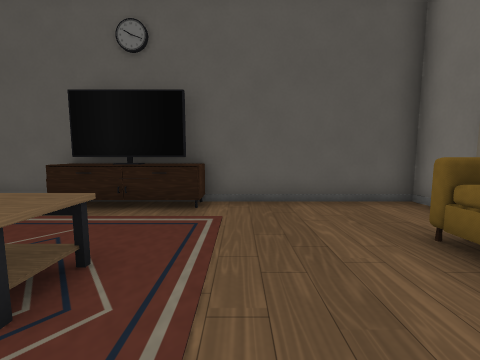
view 1 (above)

24 first-person views from a walk through a 3-D level made in the Unity game engine. The camera is 1.2 m above the floor, tilts 6° down and sees 90° across. Doors are open. The floor is counted in squares, 1 m on a side. Each view is taken from the middle of a square. On the plan, view 1 faces up. The plan holds only what a view shows up to about 12 squares ahead; the rest is blank. The player is left out. Some surface patterns are stand-ins.

view 2
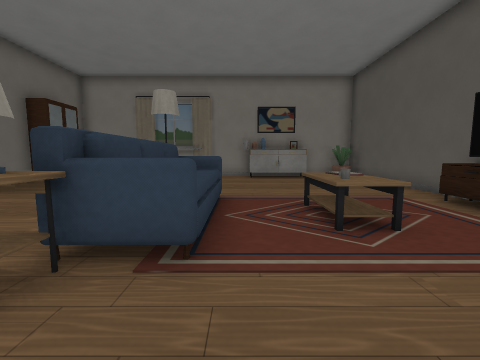

view 3
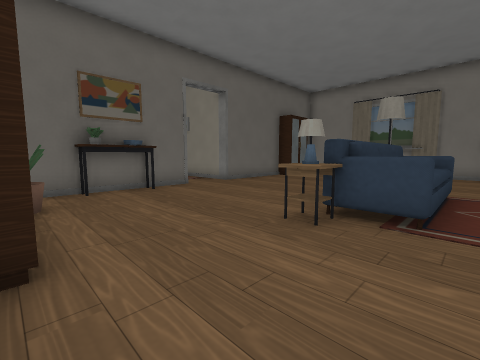

view 4
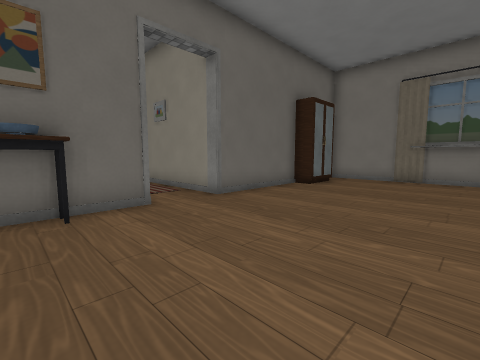

view 5
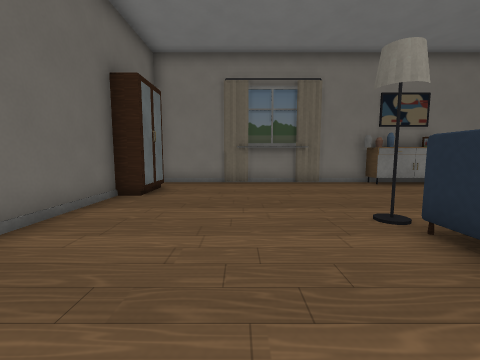

view 6
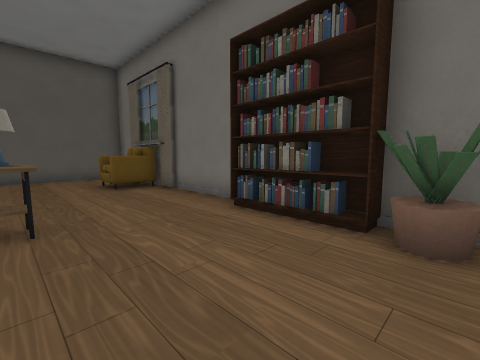

view 7
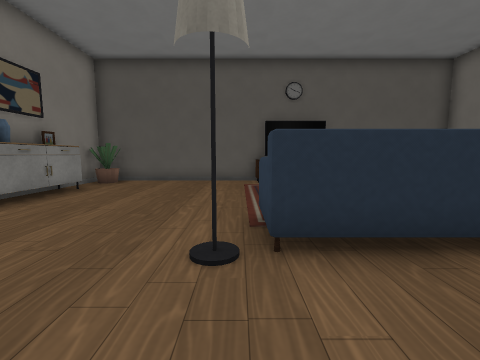

view 8
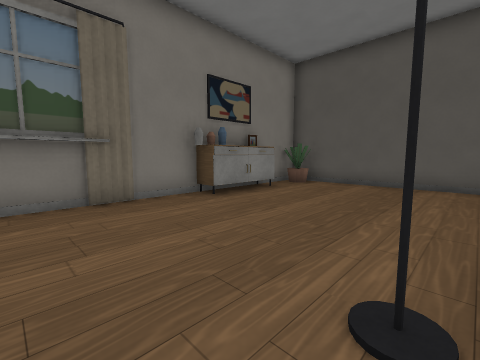

view 9
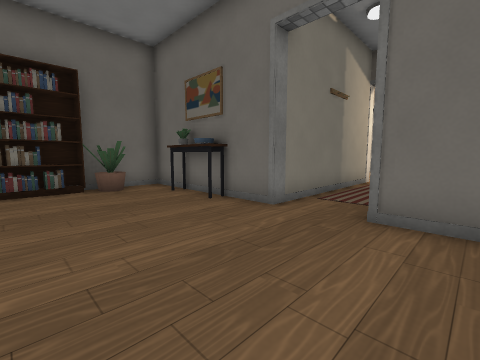

view 10
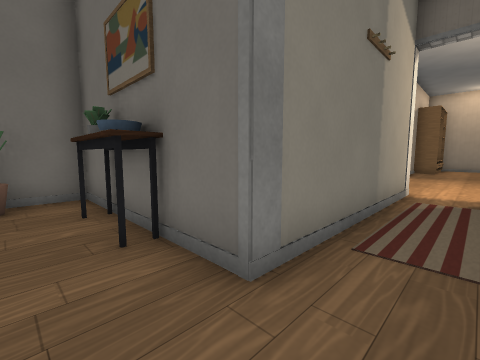

view 11
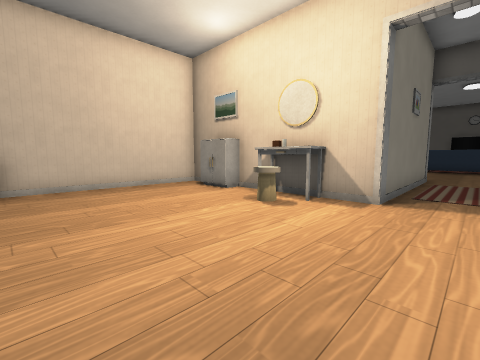

view 12
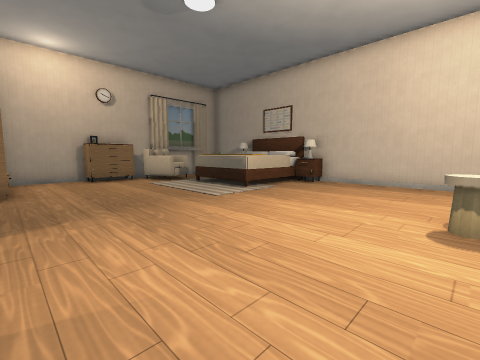

view 13
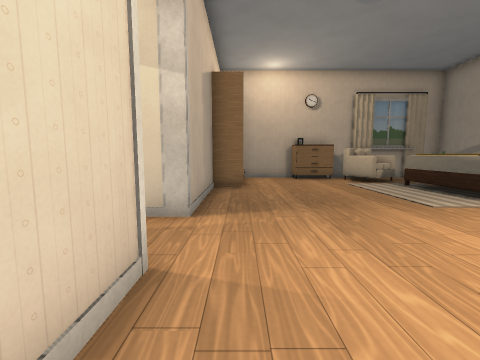

view 14
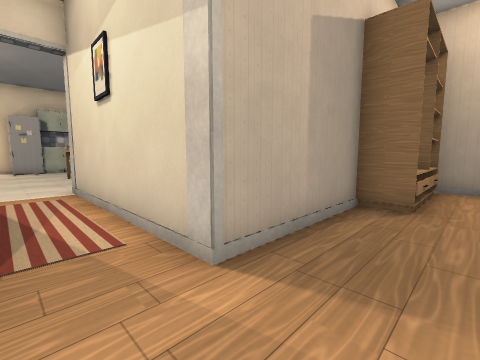

view 15
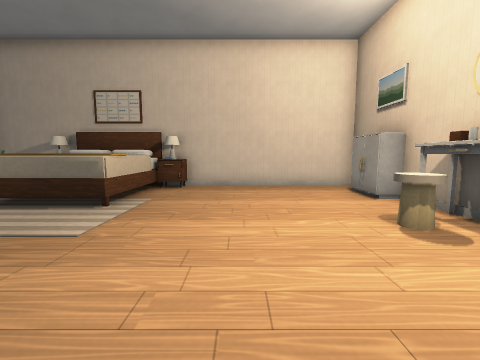

view 16
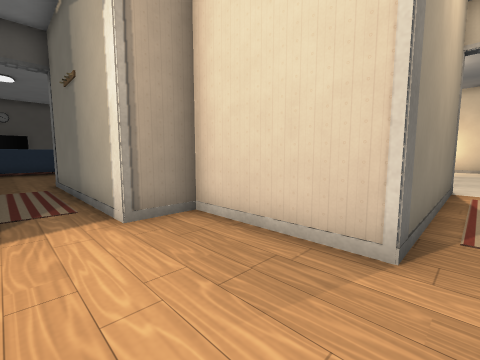

view 17
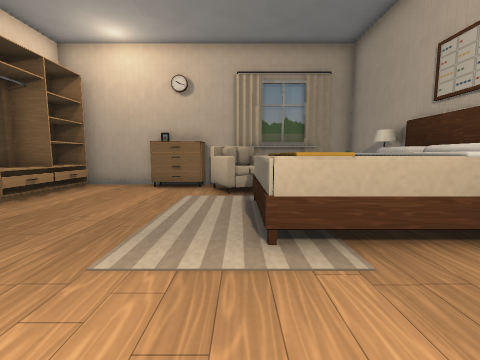

view 18
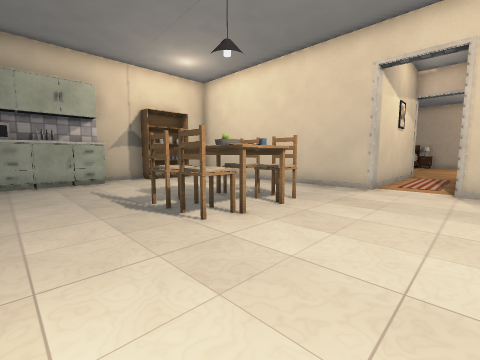

view 19
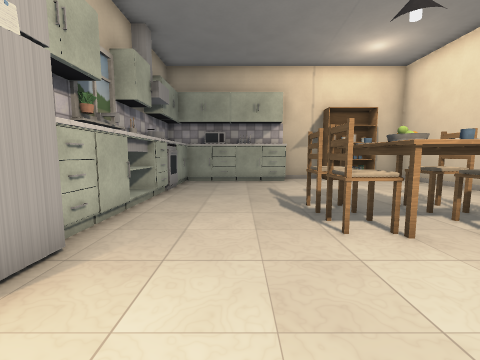

view 20
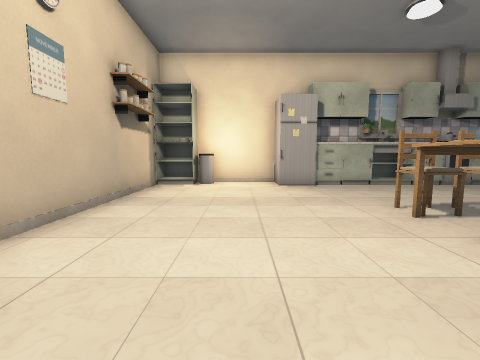

view 21
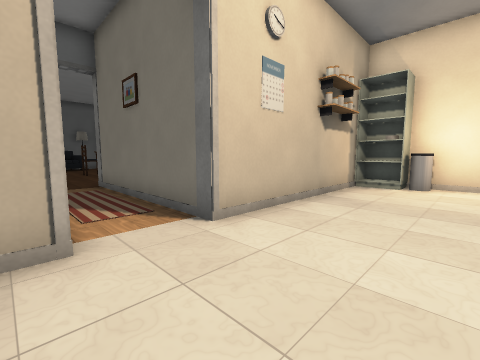

view 22
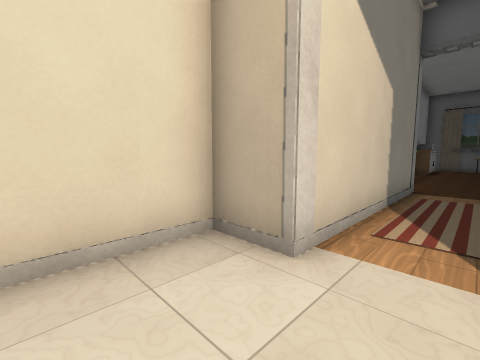

view 23
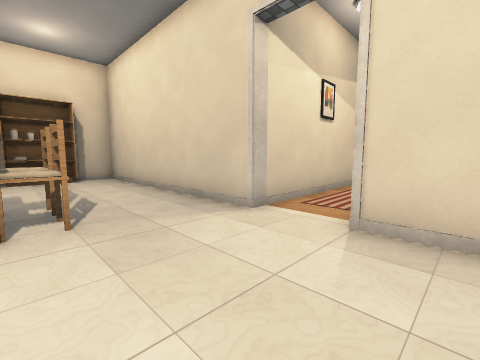

view 24
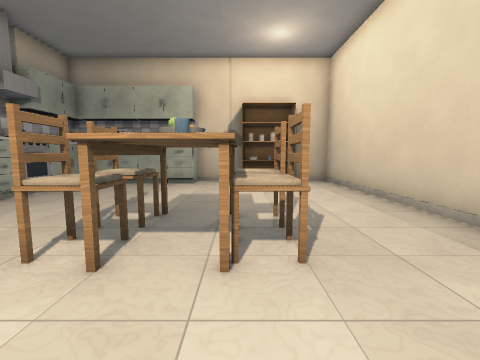

### Floor plan
Ten units are one square. View 1 is at (0, 0); x grows to the right and y downward. Boxes are objects, and circles mark ways between rooms. Rooms are numbered by the first view taken in them; rooms with no view inside come last. Other rooms are left out.
<svg viewBox="-120 -66 310 386">
<path fill="none" stroke="#000" d="M-34 -61 -114 -61 -114 16M-112 21 -112 50M-114 25 -114 47M-15 86 45 86 45 59M45 22 45 -10M-80 86 -36 86M0 86 0 80 23 80 23 86M-114 56 -114 84M45 -19 45 -24M33 67 38 64M37 68 40 58M38 67 35 65 40 61M37 74 34 68M40 71 34 70 33 63M45 -45 45 -61 -25 -61M-34 -53 -44 -53M-9 -61 -9 -53 -15 -53M-50 163 -55 163M-64 163 -69 163M-78 277 -74 286 -68 281M-65 285 -61 282M-56 288 -36 288 -36 297 -8 297M-81 279 -66 272 -60 285M-74 286 -65 282M-12 292 -12 258 1 258M-109 156 -114 156 -114 225M0 292 0 216 70 216M-69 297 -56 297M-78 295 -73 297M-99 294 -95 296M-99 294 -74 294M-96 297 -79 297M70 194 0 194 0 156 -15 156 -15 86M-36 86 -36 156 -84 156 -84 163 -100 163M-115 221 -106 221 -106 225M70 216 70 310 85 310M185 206 185 172 176 172 176 156M176 259 176 242M174 268 174 220M185 259 185 248M145 299 155 299M109 310 130 310M185 156 107 156 107 86M85 86 85 156 70 156 70 194"/>
<rect x="-115" y="15" width="10" height="10" fill="#bbb"><title>other object</title></rect>
<rect x="-115" y="-5" width="10" height="10" fill="#bbb"><title>other object</title></rect>
<rect x="-115" y="-15" width="10" height="10" fill="#bbb"><title>other object</title></rect>
<rect x="-115" y="-25" width="10" height="10" fill="#bbb"><title>other object</title></rect>
<rect x="-115" y="-35" width="10" height="10" fill="#bbb"><title>other object</title></rect>
<rect x="-115" y="-55" width="10" height="10" fill="#bbb"><title>other object</title></rect>
<rect x="-105" y="75" width="30" height="10" fill="#bbb"><title>other object</title></rect>
<rect x="-55" y="15" width="10" height="10" fill="#bbb"><title>other object</title></rect>
<rect x="-45" y="5" width="40" height="20" fill="#bbb"><title>other object</title></rect>
<rect x="-35" y="-25" width="10" height="10" fill="#bbb"><title>other object</title></rect>
<rect x="-35" y="-55" width="10" height="10" fill="#bbb"><title>other object</title></rect>
<rect x="-25" y="-25" width="10" height="10" fill="#bbb"><title>other object</title></rect>
<rect x="-25" y="-55" width="10" height="10" fill="#bbb"><title>other object</title></rect>
<rect x="-5" y="15" width="10" height="10" fill="#bbb"><title>other object</title></rect>
<rect x="25" y="-35" width="20" height="20" fill="#bbb"><title>other object</title></rect>
<rect x="35" y="25" width="10" height="30" fill="#bbb"><title>other object</title></rect>
<rect x="35" y="-15" width="10" height="10" fill="#bbb"><title>other object</title></rect>
<rect x="35" y="-45" width="10" height="10" fill="#bbb"><title>other object</title></rect>
<rect x="-115" y="225" width="40" height="40" fill="#bbb"><title>other object</title></rect>
<rect x="-115" y="225" width="10" height="10" fill="#bbb"><title>other object</title></rect>
<rect x="-65" y="155" width="10" height="10" fill="#bbb"><title>other object</title></rect>
<rect x="95" y="305" width="10" height="10" fill="#bbb"><title>other object</title></rect>
<rect x="105" y="235" width="10" height="20" fill="#bbb"><title>other object</title></rect>
<rect x="105" y="225" width="10" height="10" fill="#bbb"><title>other object</title></rect>
<rect x="115" y="225" width="10" height="30" fill="#bbb"><title>other object</title></rect>
<rect x="125" y="295" width="10" height="10" fill="#bbb"><title>other object</title></rect>
<rect x="125" y="235" width="10" height="10" fill="#bbb"><title>other object</title></rect>
<rect x="125" y="225" width="10" height="10" fill="#bbb"><title>other object</title></rect>
<rect x="135" y="295" width="10" height="10" fill="#bbb"><title>other object</title></rect>
<rect x="155" y="295" width="20" height="20" fill="#bbb"><title>other object</title></rect>
<rect x="155" y="295" width="10" height="10" fill="#bbb"><title>other object</title></rect>
<rect x="165" y="285" width="10" height="10" fill="#bbb"><title>other object</title></rect>
<rect x="165" y="255" width="10" height="10" fill="#bbb"><title>other object</title></rect>
<rect x="165" y="235" width="10" height="10" fill="#bbb"><title>other object</title></rect>
<rect x="165" y="215" width="10" height="10" fill="#bbb"><title>other object</title></rect>
<rect x="165" y="205" width="20" height="10" fill="#bbb"><title>other object</title></rect>
<rect x="175" y="275" width="10" height="10" fill="#bbb"><title>other object</title></rect>
<circle cx="-25" cy="90" r="3" fill="#2a7"/>
<circle cx="75" cy="205" r="3" fill="#2a7"/>
<text x="-40" y="10">1</text>
<text x="-40" y="210">2</text>
<text x="120" y="220">3</text>
</svg>
Room 1 opens to room 2. Room 2 opens to room 3.

Where each view was taken, in squares from view 1:
view 1: 0 up, 0 right, facing up
view 2: 0 up, 2 right, facing left
view 3: 0 up, 4 right, facing down-left
view 4: 3 down, 1 right, facing down-left
view 5: 5 down, 1 left, facing left
view 6: 7 down, 0 right, facing up-right
view 7: 5 down, 5 left, facing up
view 8: 4 down, 5 left, facing up-left
view 9: 4 down, 5 left, facing down-right
view 10: 7 down, 3 left, facing down-right
view 11: 22 down, 2 left, facing up-left
view 12: 17 down, 1 left, facing down-left
view 13: 17 down, 1 left, facing down
view 14: 20 down, 2 left, facing down-right
view 15: 20 down, 2 left, facing left
view 16: 20 down, 3 left, facing up-right
view 17: 20 down, 7 left, facing down
view 18: 19 down, 16 right, facing down-left
view 19: 19 down, 15 right, facing down
view 20: 19 down, 8 right, facing right
view 21: 19 down, 8 right, facing up-right
view 22: 18 down, 10 right, facing up-left
view 23: 18 down, 11 right, facing down-left
view 24: 20 down, 11 right, facing down
